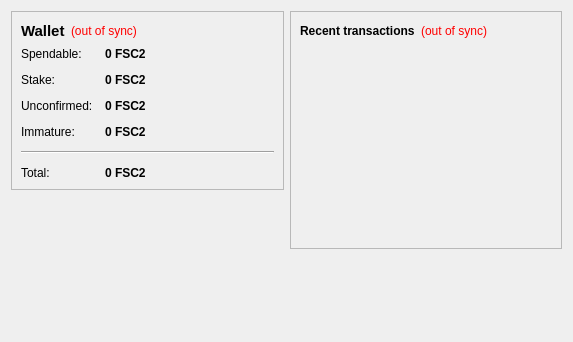
<?xml version="1.0" encoding="UTF-8"?>
<ui version="4.0">
 <class>OverviewPage</class>
 <widget class="QWidget" name="OverviewPage">
  <property name="geometry">
   <rect>
    <x>0</x>
    <y>0</y>
    <width>573</width>
    <height>342</height>
   </rect>
  </property>
  <property name="windowTitle">
   <string>Form</string>
  </property>
  <layout class="QHBoxLayout" name="horizontalLayout" stretch="1,1">
   <item>
    <layout class="QVBoxLayout" name="verticalLayout_2">
     <item>
      <widget class="QFrame" name="frame">
       <property name="frameShape">
        <enum>QFrame::StyledPanel</enum>
       </property>
       <property name="frameShadow">
        <enum>QFrame::Raised</enum>
       </property>
       <layout class="QVBoxLayout" name="verticalLayout_4">
        <item>
         <layout class="QHBoxLayout" name="horizontalLayout_4">
          <item>
           <widget class="QLabel" name="label_5">
            <property name="font">
             <font>
              <pointsize>11</pointsize>
              <weight>75</weight>
              <bold>true</bold>
             </font>
            </property>
            <property name="text">
             <string>Wallet</string>
            </property>
           </widget>
          </item>
          <item>
           <widget class="QLabel" name="labelWalletStatus">
            <property name="toolTip">
             <string>The displayed information may be out of date. Your wallet automatically synchronizes with the FriendshipCoin2 network after a connection is established, but this process has not completed yet.</string>
            </property>
            <property name="styleSheet">
             <string notr="true">QLabel { color: red; }</string>
            </property>
            <property name="text">
             <string notr="true">(out of sync)</string>
            </property>
            <property name="alignment">
             <set>Qt::AlignLeading|Qt::AlignLeft|Qt::AlignVCenter</set>
            </property>
           </widget>
          </item>
          <item>
           <spacer name="horizontalSpacer_2">
            <property name="orientation">
             <enum>Qt::Horizontal</enum>
            </property>
            <property name="sizeHint" stdset="0">
             <size>
              <width>40</width>
              <height>20</height>
             </size>
            </property>
           </spacer>
          </item>
         </layout>
        </item>
        <item>
         <layout class="QFormLayout" name="formLayout_2">
          <property name="fieldGrowthPolicy">
           <enum>QFormLayout::AllNonFixedFieldsGrow</enum>
          </property>
          <property name="horizontalSpacing">
           <number>12</number>
          </property>
          <property name="verticalSpacing">
           <number>12</number>
          </property>
          <item row="0" column="0">
           <widget class="QLabel" name="label">
            <property name="text">
             <string>Spendable:</string>
            </property>
           </widget>
          </item>
          <item row="0" column="1">
           <widget class="QLabel" name="labelBalance">
            <property name="font">
             <font>
              <weight>75</weight>
              <bold>true</bold>
             </font>
            </property>
            <property name="cursor">
             <cursorShape>IBeamCursor</cursorShape>
            </property>
            <property name="toolTip">
             <string>Your current spendable balance</string>
            </property>
            <property name="text">
             <string notr="true">0 FSC2</string>
            </property>
            <property name="textInteractionFlags">
             <set>Qt::LinksAccessibleByMouse|Qt::TextSelectableByKeyboard|Qt::TextSelectableByMouse</set>
            </property>
           </widget>
          </item>
          <item row="1" column="0">
           <widget class="QLabel" name="label_6">
            <property name="text">
             <string>Stake:</string>
            </property>
           </widget>
          </item>
          <item row="1" column="1">
           <widget class="QLabel" name="labelStake">
            <property name="font">
             <font>
              <weight>75</weight>
              <bold>true</bold>
             </font>
            </property>
            <property name="cursor">
             <cursorShape>IBeamCursor</cursorShape>
            </property>
            <property name="toolTip">
             <string>Total of coins that was staked, and do not yet count toward the current balance</string>
            </property>
            <property name="text">
             <string notr="true">0 FSC2</string>
            </property>
            <property name="textInteractionFlags">
             <set>Qt::LinksAccessibleByMouse|Qt::TextSelectableByKeyboard|Qt::TextSelectableByMouse</set>
            </property>
           </widget>
          </item>
          <item row="2" column="0">
           <widget class="QLabel" name="label_3">
            <property name="text">
             <string>Unconfirmed:</string>
            </property>
           </widget>
          </item>
          <item row="2" column="1">
           <widget class="QLabel" name="labelUnconfirmed">
            <property name="font">
             <font>
              <weight>75</weight>
              <bold>true</bold>
             </font>
            </property>
            <property name="cursor">
             <cursorShape>IBeamCursor</cursorShape>
            </property>
            <property name="toolTip">
             <string>Total of transactions that have yet to be confirmed, and do not yet count toward the current balance</string>
            </property>
            <property name="text">
             <string notr="true">0 FSC2</string>
            </property>
            <property name="textInteractionFlags">
             <set>Qt::LinksAccessibleByMouse|Qt::TextSelectableByKeyboard|Qt::TextSelectableByMouse</set>
            </property>
           </widget>
          </item>
          <item row="3" column="0">
           <widget class="QLabel" name="labelImmatureText">
            <property name="text">
             <string>Immature:</string>
            </property>
           </widget>
          </item>
          <item row="3" column="1">
           <widget class="QLabel" name="labelImmature">
            <property name="font">
             <font>
              <weight>75</weight>
              <bold>true</bold>
             </font>
            </property>
            <property name="toolTip">
             <string>Mined balance that has not yet matured</string>
            </property>
            <property name="text">
             <string notr="true">0 FSC2</string>
            </property>
            <property name="textInteractionFlags">
             <set>Qt::LinksAccessibleByMouse|Qt::TextSelectableByKeyboard|Qt::TextSelectableByMouse</set>
            </property>
           </widget>
          </item>
          <item row="4" column="0" colspan="2">
           <widget class="Line" name="line">
            <property name="orientation">
             <enum>Qt::Horizontal</enum>
            </property>
           </widget>
          </item>
          <item row="5" column="0">
           <widget class="QLabel" name="labelTotalText">
            <property name="text">
             <string>Total:</string>
            </property>
           </widget>
          </item>
          <item row="5" column="1">
           <widget class="QLabel" name="labelTotal">
            <property name="font">
             <font>
              <weight>75</weight>
              <bold>true</bold>
             </font>
            </property>
            <property name="cursor">
             <cursorShape>IBeamCursor</cursorShape>
            </property>
            <property name="toolTip">
             <string>Your current total balance</string>
            </property>
            <property name="text">
             <string notr="true">0 FSC2</string>
            </property>
            <property name="textInteractionFlags">
             <set>Qt::LinksAccessibleByMouse|Qt::TextSelectableByKeyboard|Qt::TextSelectableByMouse</set>
            </property>
           </widget>
          </item>
         </layout>
        </item>
       </layout>
      </widget>
     </item>
     <item>
      <spacer name="verticalSpacer">
       <property name="orientation">
        <enum>Qt::Vertical</enum>
       </property>
       <property name="sizeHint" stdset="0">
        <size>
         <width>20</width>
         <height>40</height>
        </size>
       </property>
      </spacer>
     </item>
        <item>
         <widget class="QLabel" name="label_wallet_bg">
          <property name="text">
           <string/>
          </property>
          <property name="pixmap">
           <pixmap resource="../bitcoin.qrc">:/icons/bitcoin</pixmap>
          </property>
          <property name="scaledContents">
           <bool>false</bool>
          </property>
          <property name="alignment">
           <set>Qt::AlignCenter</set>
          </property>
          <property name="margin">
           <number>-2</number>
          </property>
         </widget>
        </item>
        <item>
         <widget class="QLabel" name="label_under_bg">
          <property name="text">
           <string/>
          </property>
         </widget>
        </item>

    </layout>
   </item>
   <item>
    <layout class="QVBoxLayout" name="verticalLayout_3">
     <item>
      <widget class="QFrame" name="frame_2">
       <property name="frameShape">
        <enum>QFrame::StyledPanel</enum>
       </property>
       <property name="frameShadow">
        <enum>QFrame::Raised</enum>
       </property>
       <layout class="QVBoxLayout" name="verticalLayout">
        <item>
         <layout class="QHBoxLayout" name="horizontalLayout_2">
          <item>
           <widget class="QLabel" name="label_4">
            <property name="text">
             <string>&lt;b&gt;Recent transactions&lt;/b&gt;</string>
            </property>
           </widget>
          </item>
          <item>
           <widget class="QLabel" name="labelTransactionsStatus">
            <property name="toolTip">
             <string>The displayed information may be out of date. Your wallet automatically synchronizes with the FriendshipCoin2 network after a connection is established, but this process has not completed yet.</string>
            </property>
            <property name="styleSheet">
             <string notr="true">QLabel { color: red; }</string>
            </property>
            <property name="text">
             <string notr="true">(out of sync)</string>
            </property>
            <property name="alignment">
             <set>Qt::AlignRight|Qt::AlignTrailing|Qt::AlignVCenter</set>
            </property>
           </widget>
          </item>
          <item>
           <spacer name="horizontalSpacer">
            <property name="orientation">
             <enum>Qt::Horizontal</enum>
            </property>
            <property name="sizeHint" stdset="0">
             <size>
              <width>40</width>
              <height>20</height>
             </size>
            </property>
           </spacer>
          </item>
         </layout>
        </item>
        <item>
         <widget class="QListView" name="listTransactions">
          <property name="styleSheet">
           <string notr="true">QListView { background: transparent; }</string>
          </property>
          <property name="frameShape">
           <enum>QFrame::NoFrame</enum>
          </property>
          <property name="verticalScrollBarPolicy">
           <enum>Qt::ScrollBarAlwaysOff</enum>
          </property>
          <property name="horizontalScrollBarPolicy">
           <enum>Qt::ScrollBarAlwaysOff</enum>
          </property>
          <property name="selectionMode">
           <enum>QAbstractItemView::NoSelection</enum>
          </property>
         </widget>
        </item>
       </layout>
      </widget>
     </item>
     <item>
      <spacer name="verticalSpacer_2">
       <property name="orientation">
        <enum>Qt::Vertical</enum>
       </property>
       <property name="sizeHint" stdset="0">
        <size>
         <width>20</width>
         <height>40</height>
        </size>
       </property>
      </spacer>
     </item>
    </layout>
   </item>
  </layout>
 </widget>
 <resources/>
 <connections/>
</ui>
